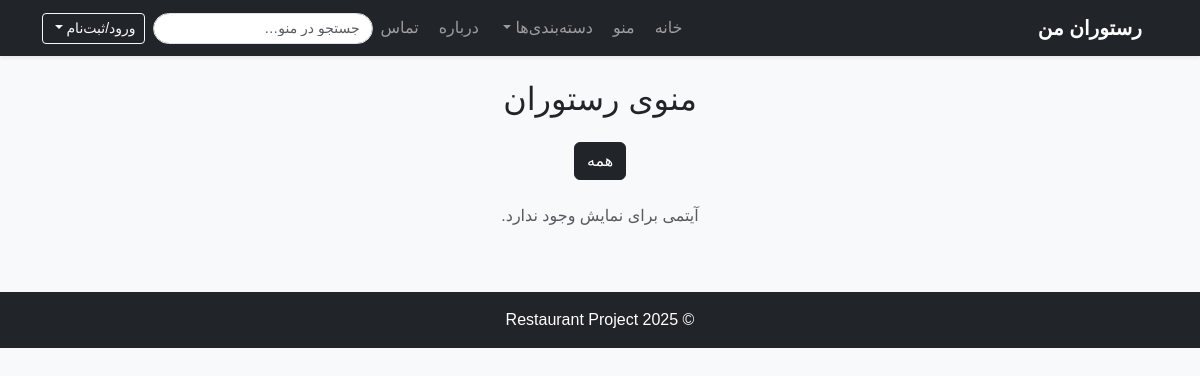
/menu/, run on an earlier commit of the app's database.
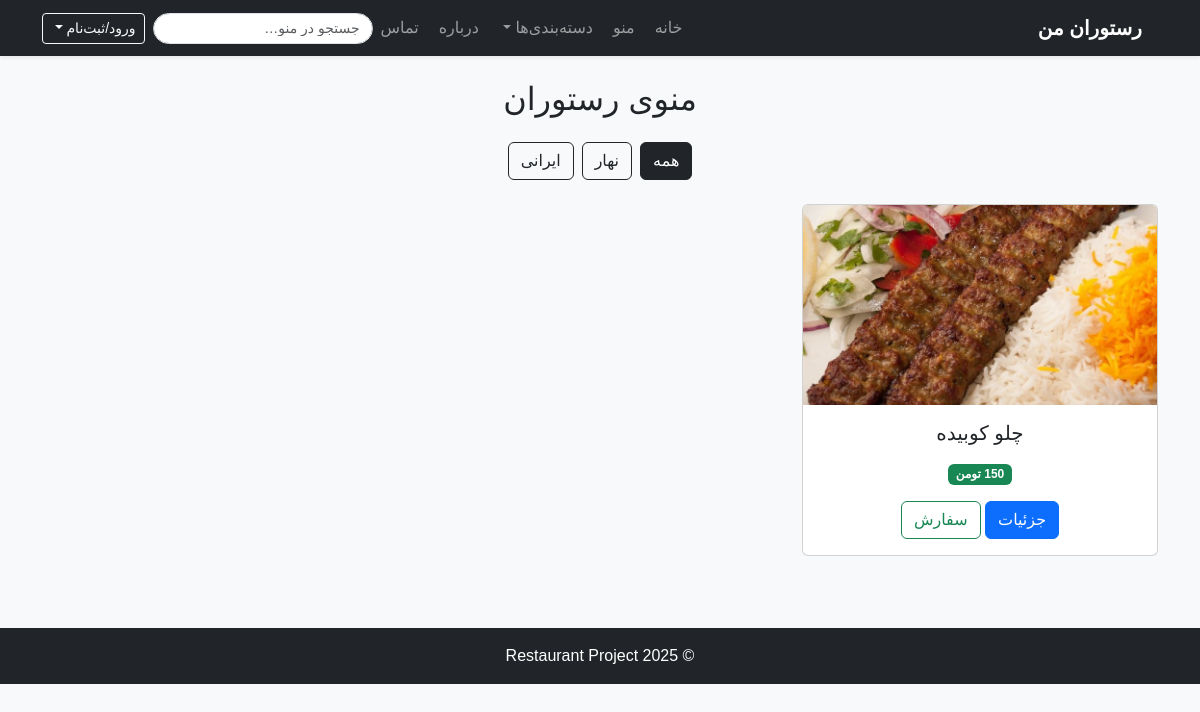
And on a later commit of the database.
### app/models.py (models this page shows, shortened)
class FoodType(models.Model):
    title = models.CharField(max_length=255)

class Food (models.Model):
    name = models.CharField(max_length=255)
    ingredients = models.CharField(max_length=255, blank=True)
    weight = models.PositiveIntegerField(null=True, blank=True)
    description = models.TextField(blank=True)
    old_price = models.PositiveBigIntegerField(null=True, blank=True)
    price = models.PositiveBigIntegerField()
    image = models.ImageField(upload_to="foods/", null=True, blank=True)
    food_types = models.ManyToManyField(to=FoodType)

### app/views.py (the view)
# urls.py: path("menu/", views.Menu.as_view(), name="menu"),
class Menu(generic.ListView):
    model = Food
    context_object_name = "foods"
    template_name = "menu.html"
    def get_queryset(self):
        qs = Food.objects.all().prefetch_related("food_types")
        type_title = self.kwargs.get("type_title")
        if type_title:
            qs = qs.filter(food_types__title=type_title)
        q = self.request.GET.get("q")
        if q:
            qs = qs.filter(name__icontains=q)
        return qs.distinct()
    def get_context_data(self, **kwargs):
        context = super().get_context_data(**kwargs)
        context["food_types"] = FoodType.objects.all()
        context["active_type"] = self.kwargs.get("type_title")
        return context

### templates/menu.html (shortened to what this page needs)
{% extends 'base.html' %}
{% block content %}
<h2 class="mb-4 text-center">منوی رستوران</h2>
<div class="d-flex flex-wrap gap-2 mb-4 justify-content-center">
  <a class="btn btn-outline-dark {% if not active_type %}active{% endif %}" href="{% url 'menu' %}">همه</a>
  {% for t in food_types %}
    <a class="btn btn-outline-dark {% if active_type == t.title %}active{% endif %}"
       href="{% url 'menu_by_type' t.title %}">
      {{ t.title }}
    </a>
  {% endfor %}
</div>
<div class="row">
  {% for food in foods %}
    <div class="col-md-4 mb-4">
      <div class="card h-100">
        {% if food.image %}
          <img src="{{ food.image.url }}" class="card-img-top" alt="{{ food.name }}">
        {% else %}
          <img src="https://via.placeholder.com/300x200?text={{ food.name }}" class="card-img-top" alt="{{ food.name }}">
        {% endif %}
        <div class="card-body text-center">
          <h5 class="card-title">{{ food.name }}</h5>
          <span class="badge bg-success">{{ food.price }} تومن</span>
          <div class="mt-3">
            <a class="btn btn-primary" href="{% url 'detail' food.pk %}">جزئیات</a>
            <a class="btn btn-outline-success" href="{% url 'order' food.pk %}">سفارش</a>
          </div>
        </div>
      </div>
    </div>
  {% empty %}
    <p class="text-center text-muted">آیتمی برای نمایش وجود ندارد.</p>
  {% endfor %}
</div>
{% endblock %}

### templates/base.html (shortened to what this page needs)
{% load static %}
<!DOCTYPE html>
<html lang="fa" dir="rtl">
<head>
  <link href="https://cdn.jsdelivr.net/npm/bootstrap@5.3.2/dist/css/bootstrap.min.css" rel="stylesheet">
  <link rel="stylesheet" href="{% static 'css/styles.css' %}">
</head>
<body class="bg-light">
<nav class="navbar navbar-expand-lg navbar-dark bg-dark sticky-top shadow-sm">
  <div class="container">
    <a class="navbar-brand fw-bold" href="{% url 'home' %}">
      رستوران من
    </a>
    <div class="collapse navbar-collapse" id="mainNav">
      <ul class="navbar-nav me-auto mb-2 mb-lg-0 gap-lg-1">
        <li class="nav-item">
          <a class="nav-link" href="{% url 'home' %}">خانه</a>
        </li>
        <li class="nav-item">
          <a class="nav-link" href="{% url 'menu' %}">منو</a>
        </li>
        <li class="nav-item dropdown">
          <a class="nav-link dropdown-toggle" href="#" role="button" data-bs-toggle="dropdown" aria-expanded="false">
            دسته‌بندی‌ها
          </a>
        </li>
        <li class="nav-item">
          <a class="nav-link" href="{% url 'about_us' %}">درباره</a>
        </li>
        <li class="nav-item">
          <a class="nav-link" href="{% url 'contact_us' %}">تماس</a>
        </li>
      </ul>
      <div class="d-flex align-items-center gap-2">
        <form class="d-none d-lg-flex" role="search" action="{% url 'menu' %}" method="get">
          <input class="form-control form-control-sm nav-search" type="search" name="q" placeholder="جستجو در منو…">
        </form>
        <div class="dropdown">
          <button class="btn btn-outline-light btn-sm dropdown-toggle" type="button" data-bs-toggle="dropdown" aria-expanded="false">
            {% if user.is_authenticated %} اکانت {% else %} ورود/ثبت‌نام {% endif %}
          </button>
        </div>
      </div>
    </div>
  </div>
</nav>
<main class="container my-4">
  {% block content %}{% endblock %}
</main>
<footer class="bg-dark text-white text-center py-3 mt-5">
  © 2025 Restaurant Project
</footer>
</body>
</html>

### static/css/styles.css (style rules this page uses)
body { font-family: sans-serif; background-color: #f8f9fa; }
.card img { height: 200px; object-fit: cover; }
.navbar-brand { font-weight: bold; }
.nav-search { width: 220px; border-radius: 999px; padding-right: 12px; }

What changed in the data, as far as the page shows it:
added FoodType: title "نهار"
added FoodType: title "ایرانی"
added Food: image (picture), name "چلو کوبیده", price "150"
Also different on the page:
text no longer shown: "آیتمی برای نمایش وجود ندارد."
